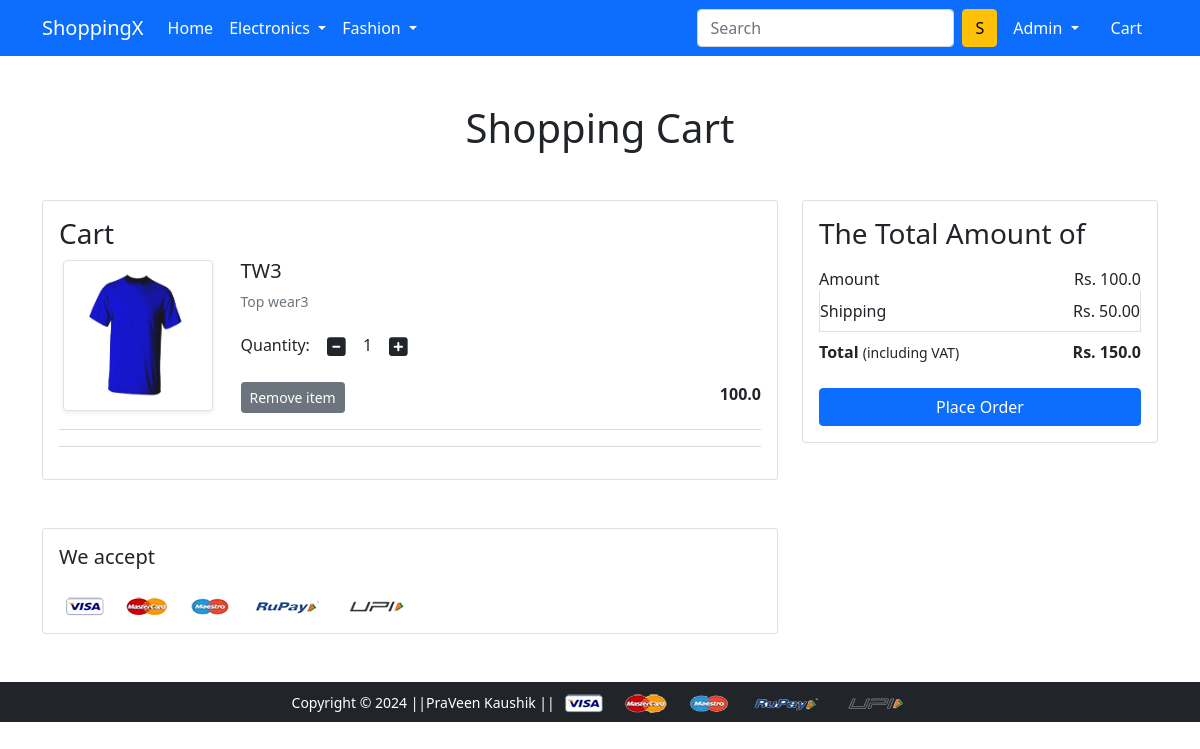
The app's page /cart/ (signed in) with its own data.
### app/models.py (models this page shows, shortened)
class Cart(models.Model):
    user=models.ForeignKey(User,on_delete=models.CASCADE)
    product=models.ForeignKey(Product,on_delete=models.CASCADE)
    quantity=models.PositiveIntegerField(default=1)

class Product(models.Model):
    title=models.CharField(max_length=200)
    selling_price=models.FloatField()
    discounted_price=models.FloatField()
    description=models.TextField()
    brand=models.CharField(max_length=100)
    category=models.CharField(choices=CATEGORY_CHOICES,max_length=2)
    product_image=models.ImageField(upload_to='productimg')

### app/views.py (the view)
# urls.py: path('cart/', views.show_cart, name='cart'),
@login_required
def show_cart(request):
    if request.user.is_authenticated:
        user=request.user
        cart=Cart.objects.filter(user=user)
        amount=0.0
        shipping_amt=50.0
        total_amount=0.0
        cart_product=[p for p in Cart.objects.all() if p.user==user]
        if cart_product:
            for p in cart_product:
                temp_amt=(p.quantity* p.product.discounted_price)
                amount+=temp_amt
            total_amount=amount+shipping_amt
            return render(request,'app/addtocart.html',{'carts':cart,'amount':amount,'total_amount':total_amount})
        else:
            return render(request,'app/emptycart.html')

### app/templates/app/addtocart.html (shortened to what this page needs)
{% extends 'app/base.html' %}
{% load static %}
{% block main-content %}
<div class="container my-5" id="cart-container">
 <div class="row">
  <h1 class="text-center mb-5">Shopping Cart</h1>
  <div class="col-sm-8">
  <div class="card">
   <div class="card-body">
    <h3>Cart</h3>
    {% for cart in carts %}
    <div class="row">
     <div class="col-sm-3 text-center align-self-center"><img src="{{cart.product.product_image.url}}" alt="" srcset="" class="img-fluid img-thumbnail shadow-sm" height="150" width="150"> </div>
     <div class="col-sm-9">
      <div>
       <h5>{{cart.product.title}}</h5>
       <p class="mb-2 text-muted small">{{cart.product.description}}</p>
       <div class="my-3">
        <label for="quantity">Quantity:</label>
        <a class="minus-cart btn" pid="{{cart.product.id}}"><i class="fas fa-minus-square fa-lg"></i></a>
          <span id="quantity">{{cart.quantity}}</span>
        <a class="plus-cart btn" pid="{{cart.product.id}}"><i class="fas fa-plus-square fa-lg"></i></a>
       </div>
       <div class="d-flex justify-content-between">
        <a href="#" class="btn btn-sm btn-secondary mr-3 remove-cart" pid="{{cart.product.id}}">Remove item </a>
        <p class="mb-0"><span><strong>{{cart.product.discounted_price}}</strong></span></p>
       </div>
      </div>
     </div>
    </div>
    <hr class="text-muted">
    {% endfor %}
    <hr class="text-muted">
   </div>
   </div>
  </div>
  <div class="col-sm-4">
   <div class="card">
    <div class="card-body">
      <h3>The Total Amount of</h3>
      <ul class="list-group">
       <li class="list-group-item d-flex justify-content-between align-items-center border-0 px-0 pb-0">Amount <span>Rs. <span id="amount">{{amount}}</span></span></li>
       <li class="list-group-item d-flex justify-content-between align-items-center px-0">Shipping<span>Rs. 50.00</span></li>
       <li class="list-group-item d-flex justify-content-between align-items-center border-0 px-0 mb-3">
        <div>
           <strong>Total</strong> <small>(including VAT)</small>
         </div>
         <span><strong id="total_amount">Rs. {{total_amount}}</strong></span>
       </li>
      </ul>
      <div class="d-grid"><a href="{% url 'checkout' %}" class="btn btn-primary">Place Order</a></div>
    </div>
   </div>
  </div>
 </div>
</div>
<div class="container">
 <div class="row">
  <div class="col-sm-8">
   <div class="card">
    <div class="card-body">
      <h5 class="mb-4">We accept</h5>
      <img src="{% static 'app/images/payment.png' %}" alt="" class="img-fluid">
    </div>
  </div>
  </div>
 </div>
</div>
{% endblock main-content %}

### app/templates/app/base.html (shortened to what this page needs)
<!doctype html>
{% load static %}
<html lang="en">
  <head>
    <link href="https://cdn.jsdelivr.net/npm/bootstrap@5.0.0-beta1/dist/css/bootstrap.min.css" rel="stylesheet">
    <link rel="stylesheet" href="{% static 'app/css/owl.carousel.min.css' %}">
    <link rel="stylesheet" href="{% static 'app/css/all.min.css' %}">
    <link rel="stylesheet" href="{% static 'app/css/style.css' %}">
  </head>
  <body>
    <nav class="navbar navbar-expand-lg navbar-dark bg-primary">
     <div class="container">
       <a class="navbar-brand" href="/">ShoppingX</a>
       <div class="collapse navbar-collapse" id="navbarSupportedContent">
         <ul class="navbar-nav me-auto mb-2 mb-lg-0">
           <li class="nav-item">
             <a class="nav-link active" aria-current="page" href="/">Home</a>
           </li>
           <li class="nav-item dropdown">
             <a class="nav-link dropdown-toggle text-white" href="#" id="electronicsDropdown" role="button" data-bs-toggle="dropdown" aria-expanded="false">
               Electronics
             </a>
           </li>
           <li class="nav-item dropdown">
             <a class="nav-link dropdown-toggle text-white" href="#" id="fashionDropdown" role="button" data-bs-toggle="dropdown" aria-expanded="false">
               Fashion
             </a>
           </li>
         </ul>
         <form class="d-flex">
           <input class="form-control me-2" type="search" placeholder="Search" aria-label="Search">
           <button class="btn btn-warning" type="submit">S</button>
         </form>
         <div>
          <ul class="navbar-nav me-auto mb-2 mb-lg-0">
          {% if request.user.is_authenticated %}
           <li class="nav-item dropdown mx-2">
              <a class="nav-link dropdown-toggle text-white" href="#" id="profileDropdown" role="button" data-bs-toggle="dropdown" aria-expanded="false">
                {{request.user.username|capfirst}}
              </a>
            </li>
            <li class="nav-item mx-2">
              <a href="{% url 'cart' %}" class="nav-link text-white"> Cart </a>
            </li>
            {% endif %}
          </ul>
         </div>
       </div>
     </div>
    </nav>
    {% block main-content %} {% endblock main-content %}
    <footer class="container-fluid bg-dark text-center p-2 mt-5">
        <small class="text-white">Copyright &copy; 2024 ||PraVeen Kaushik || </small>
        <img src="{% static 'app/images/payment.png' %}" alt="" srcset="" class="img-fluid" height="2px">
    </footer>
  </body>
</html>

### records on screen
Cart: product.product_image (picture), product "TW3", product.description "Top wear3", quantity "1", product.discounted_price "100.0"

### other values on screen
{{ request.user.username|capfirst }} "Admin"
{{ amount }} "100.0"
{{ total_amount }} "150.0"
